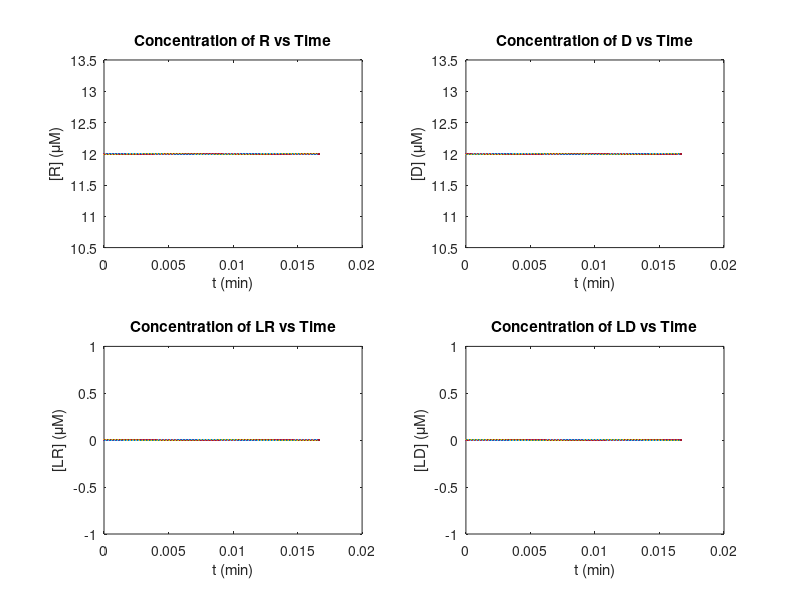

The MATLAB source for this figure:
function hw2a()
    t0 = 0;     % Start and end times in minutes
    tf = 1/60;
    h = 1/60000;  % Step size
    L(1) = 12;  % Initial conditions (in uM)
    R(1) = 12;
    D(1) = 12;
    LR(1) = 0;
    LD(1) = 0;
    % Rate constants
    k = [600 6000 28.8 .288 600 60 .6 .6];

    t = t0:h:tf;    % time scale
    % Solve with RK2 method
    % Let L_ denote the value of L at t + h/2.
    for (i=1:length(t)-1)
%         % get midpoint values
%         L_ = L(i) + .5*h*dLdt(L(i),R(i),D(i),LR(i),LD(i),k);
%         R_ = R(i) + .5*h*dRdt(L(i),R(i),D(i),LR(i),LD(i),k);
%         D_ = D(i) + .5*h*dDdt(L(i),R(i),D(i),LR(i),LD(i),k);
%         LR_ = LR(i) + .5*h*dLRdt(L(i),R(i),D(i),LR(i),LD(i),k);
%         LD_ = LD(i) + .5*h*dLDdt(L(i),R(i),D(i),LR(i),LD(i),k);
%         
%         % get next value by using slope
%         L(i+1) = L(i) + h*dLdt(L_,R_,D_,LR_,LD_,k);
%         R(i+1) = R(i) + h*dRdt(L_,R_,D_,LR_,LD_,k);
%         D(i+1) = D(i) + h*dDdt(L_,R_,D_,LR_,LD_,k);
%         LR(i+1) = LR(i) + h*dLRdt(L_,R_,D_,LR_,LD_,k);
%         LD(i+1) = LD(i) + h*dLDdt(L_,R_,D_,LR_,LD_,k);
    end
    
    subplot(2,2,1);
    plot(t,R);
    title('Concentration of R vs Time');
    xlabel('t (min)');
    ylabel('[R] (\muM)');
    
    subplot(2,2,2);
    plot(t,D);
    title('Concentration of D vs Time');
    xlabel('t (min)');
    ylabel('[D] (\muM)');
    
    subplot(2,2,3);
    plot(t,LR);
    title('Concentration of LR vs Time');
    xlabel('t (min)');
    ylabel('[LR] (\muM)');
    
    subplot(2,2,4);
    plot(t,LD);
    title('Concentration of LD vs Time');
    xlabel('t (min)');
    ylabel('[LD] (\muM)');
end

function y = f(L,R,D,LR,LD,k)
    y(1) = k(2)*LR+k(6)*LD+k(8)*L*D-(k(1)+k(7))*L*R-k(5)*L*D;
    y = k(2)*LR+k(8)*L*D-(k(1)+k(7))*L*R;
    y = k(6)*LD+k(7)*L*R-(k(5)+k(8))*L*D;
    y = k(1)*L*R+k(4)*LD-(k(2)+k(3))*LR;
    y = k(3)*LR+k(5)*L*D-(k(4)+k(6))*LD;
end

% % Returns the rate dL/dt based on the coupled differential equations model.
% function y = dLdt(L,R,D,LR,LD,k)
%     y = k(2)*LR+k(6)*LD+k(8)*L*D-(k(1)+k(7))*L*R-k(5)*L*D;
% end
% 
% % Returns the rate dR/dt based on the coupled differential equations model.
% function y = dRdt(L,R,D,LR,LD,k)
%     y = k(2)*LR+k(8)*L*D-(k(1)+k(7))*L*R;
% end
% 
% % Returns the rate dD/dt based on the coupled differential equations model.
% function y = dDdt(L,R,D,LR,LD,k)
%     y = k(6)*LD+k(7)*L*R-(k(5)+k(8))*L*D;
% end
% 
% % Returns the rate dLR/dt based on the coupled differential equations model.
% function y = dLRdt(L,R,D,LR,LD,k)
%     y = k(1)*L*R+k(4)*LD-(k(2)+k(3))*LR;
% end
% 
% % Returns the rate dLD/dt based on the coupled differential equations model.
% function y = dLDdt(L,R,D,LR,LD,k)
%     y = k(3)*LR+k(5)*L*D-(k(4)+k(6))*LD;
% end
